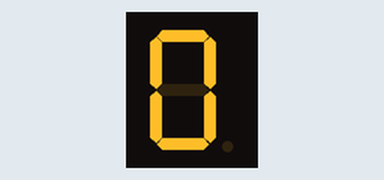
A sketch run on a simulated Arduino Uno, built with avr-gcc and run on an emulated ATmega328P. Parts: 1-digit seven-segment display. Wiring (inferred from the names in the program): 1-digit 7-segment display, segments lit when HIGH: segments pin 7, pin 6, pin 5, pin 10, pin 11, pin 8, pin 9, pin 4. The segment pins are drawn as the display they are named for.

Above: at 0.1 s.
At 1.1 s:
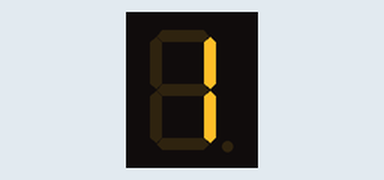
At 2.1 s:
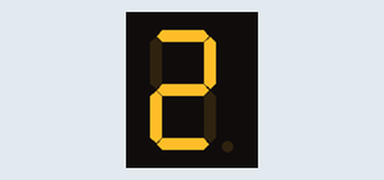
At 4.1 s:
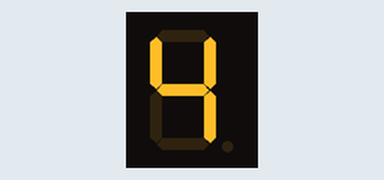
At 6.1 s:
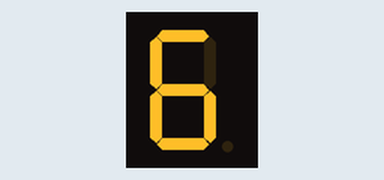
At 9.1 s:
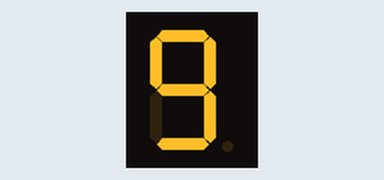

Measured:
- by itself, everything shown: repeats every 10.0 s, in 10 steps
- what the display in image 1 shows lasts 1.0 s, from 1.0 s to 2.0 s

The sketch:

Project_07_1-Digit_Digital_Tube.ino
```cpp
//**********************************************************************************
// Set IO pin of each part
int a=7;// Set part a to digital pin 7
int b=6;// Set part b to digital pin 6
int c=5;// Set part c to digital pin 5
int d=10;// Set part d to digital pin 10
int e=11;// Set part e to digital pin 11
int f=8;// Set part f to digital pin 8
int g=9;// Set part g to digital pin 9
int dp=4;// Set part dp to digital pin 4

void digital_0(void) // Display 0
{
  digitalWrite(a,HIGH);
  digitalWrite(b,HIGH);
  digitalWrite(c,HIGH);
  digitalWrite(d,HIGH);
  digitalWrite(e,HIGH);
  digitalWrite(f,HIGH);
  digitalWrite(g,LOW);
  digitalWrite(dp,LOW);
}
void digital_1(void) // Display 1
{
  unsigned char j;
  digitalWrite(c,HIGH);// Set power level of pin 5 to “high”, light part c up
  digitalWrite(b,HIGH);// Light part b up
  for(j=7;j<=11;j++)// Turn off remaining parts
  digitalWrite(j,LOW);
  digitalWrite(dp,LOW);// Turn part dp off
}
void digital_2(void) // Display 2
{
  unsigned char j;
  digitalWrite(b,HIGH);
  digitalWrite(a,HIGH);
  for(j=9;j<=11;j++)
  digitalWrite(j,HIGH);
  digitalWrite(dp,LOW);
  digitalWrite(c,LOW);
  digitalWrite(f,LOW);
}
void digital_3(void) // Display 3
{
  digitalWrite(g,HIGH);
  digitalWrite(a,HIGH);
  digitalWrite(b,HIGH);
  digitalWrite(c,HIGH);
  digitalWrite(d,HIGH);
  digitalWrite(dp,LOW);
  digitalWrite(f,LOW);
  digitalWrite(e,LOW);
}
void digital_4(void) // Display 4
{
  digitalWrite(c,HIGH);
  digitalWrite(b,HIGH);
  digitalWrite(f,HIGH);
  digitalWrite(g,HIGH);
  digitalWrite(dp,LOW);
  digitalWrite(a,LOW);
  digitalWrite(e,LOW);
  digitalWrite(d,LOW);
}
void digital_5(void) // Display 5
{
  unsigned char j;
  digitalWrite(a,HIGH);
  digitalWrite(b, LOW);
  digitalWrite(c,HIGH);
  digitalWrite(d,HIGH);
  digitalWrite(e, LOW);
  digitalWrite(f,HIGH);
  digitalWrite(g,HIGH);
  digitalWrite(dp,LOW);
}
void digital_6(void) // Display 6
{
  unsigned char j;
  for(j=7;j<=11;j++)
  digitalWrite(j,HIGH);
  digitalWrite(c,HIGH);
  digitalWrite(dp,LOW);
  digitalWrite(b,LOW);
}
void digital_7(void) // Display 7
{
  unsigned char j;
  for(j=5;j<=7;j++)
  digitalWrite(j,HIGH);
  digitalWrite(dp,LOW);
  for(j=8;j<=11;j++)
  digitalWrite(j,LOW);
}
void digital_8(void) // Display 8
{
  unsigned char j;
  for(j=5;j<=11;j++)
  digitalWrite(j,HIGH);
  digitalWrite(dp,LOW);
}
void digital_9(void) // Display 9
{
  unsigned char j;
  digitalWrite(a,HIGH);
  digitalWrite(b,HIGH);
  digitalWrite(c,HIGH);
  digitalWrite(d,HIGH);
  digitalWrite(e, LOW);
  digitalWrite(f,HIGH);
  digitalWrite(g,HIGH);
  digitalWrite(dp,LOW);
}
void setup()
{
int i;// Set variable
for(i=4;i<=11;i++)
pinMode(i,OUTPUT);// Set pin 4-11 to “output”
}
void loop()
{
  while(1)
  {
    digital_0();// Display 0
    delay(1000);// Delay 1s
    digital_1();// Display 1
    delay(1000);// Delay 1s
    digital_2();// Display 2
    delay(1000); // Delay 1s
    digital_3();// Display 3
    delay(1000); // Delay 1s
    digital_4();// Display 4
    delay(1000); // Delay 1s
    digital_5();// Display 5
    delay(1000); // Delay 1s
    digital_6();// Display 6
    delay(1000); // Delay 1s
    digital_7();// Display 7
    delay(1000); // Delay 1s
    digital_8();// Display 8
    delay(1000); // Delay 1s
    digital_9();// Display 9
    delay(1000); // Delay 1s
  }
}
//**********************************************************************************
```
